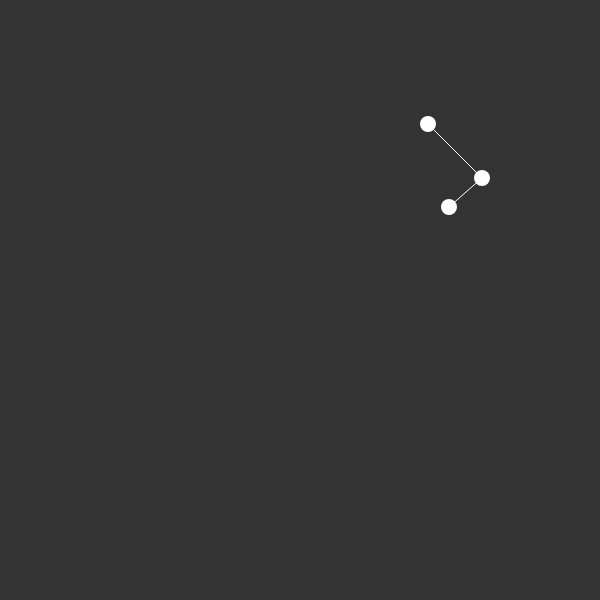
Frame 1 (no input)
Frame 60 (no input): identical to frame 1, image omitted
Frame 120 (the mouse pressed at the canvas centre since frame 60): identical to frame 1, image omitted

The p5.js sketch that drew this single still picture (run headless with seeded random() and noise() and a simulated clock; from frame 60 on, the mouse is pressed at the canvas centre):

// p5.js sketch
// ── sketch.js
var circles = [];
var button;
var cbutton;
var reached = [];
var unreached = [];
var linias = [];
var released = false;

//circles and vertices should be the same thing, and constructor you can create objects from.

function setup() {
  var canvas = createCanvas(600, 600);
  for (var i = 0; i < 3 ; i++) {
    circles[i] = new Circle(floor(random(width)), floor(random(height)));
  }
  button = createButton('process');
}

function mouseDragged(){
  for (var i = 0; i < circles.length; i++) {
    if (mouseX > circles[i].x - (16/2) && mouseX < circles[i].x + (16/2) && mouseY > circles[i].y - (16/2) && mouseY < circles[i].y + (16/2)){
        circles[i].x = mouseX;
        circles[i].y = mouseY;
    }
  }
}

function compute(){
  reached = [];
  unreached = [];
  linias = [];
  for (var i = 0; i < circles.length; i++) {
    unreached.push(circles[i]);
  }

  reached.push(unreached[0]);
  unreached.splice(0, 1);

  while (unreached.length > 0) {
    var record = 100000;
    var rIndex;
    var uIndex;
    for (var i = 0; i < reached.length; i++) {
      for (var j = 0; j < unreached.length; j++) {
        var v1 = reached[i];
        var v2 = unreached[j];
        var d = dist(v1.x, v1.y, v2.x, v2.y);
        if (d < record) {
          record = d;
          rIndex = i; //reached circle
          uIndex = j; //unreached circle
        }
      }
    }
    var l = new Linia(reached[rIndex].x, reached[rIndex].y, unreached[uIndex].x, unreached[uIndex].y);
    linias.push(l);
    //moving unreach cicle to reached
    reached.push(unreached[uIndex]);
    //taking the unreached circle from unreached
    unreached.splice(uIndex, 1);
  }
}

function draw() {
  background(51);
  for (var i = 0; i < circles.length; i++) {
    circles[i].display();
  }
  compute();

  for (var i = 0; i < linias.length; i++) {
    linias[i].display();
  }
}

// ── circle.js
function Circle(x,y,diameter=16,r=255,g=255,b=255) {
  this.x = x;
  this.y = y;
  this.diameter = diameter;
  this.r = r;
  this.g = g;
  this.b = b;
  this.display = function() {
    noStroke();
    fill(this.r,this.g,this.b);
    ellipse(this.x, this.y, this.diameter, this.diameter);
  }
}

// ── linia.js
function Linia(x1,y1,x2,y2,color=255,width=1) {
//object line
  this.x1 = x1;
  this.y1 = y1;
  this.x2 = x2;
  this.y2 = y2;
  this.color = color;
  this.width = width;
  this.display = function() {
    stroke(this.color);
    strokeWeight(this.width);
    line(this.x1,this.y1,this.x2,this.y2);
  };
}
